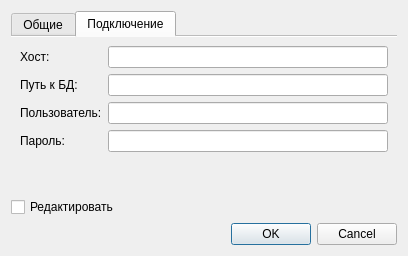
<?xml version="1.0" encoding="UTF-8"?>
<ui version="4.0">
 <class>ConnectDialog</class>
 <widget class="QDialog" name="ConnectDialog">
  <property name="geometry">
   <rect>
    <x>0</x>
    <y>0</y>
    <width>408</width>
    <height>256</height>
   </rect>
  </property>
  <property name="windowTitle">
   <string>Параметры подключения</string>
  </property>
  <property name="windowIcon">
   <iconset>
    <normaloff>:/res/Icons/tools.png</normaloff>:/res/Icons/tools.png</iconset>
  </property>
  <layout class="QGridLayout" name="gridLayout">
   <item row="2" column="0">
    <widget class="QDialogButtonBox" name="buttonBox">
     <property name="orientation">
      <enum>Qt::Horizontal</enum>
     </property>
     <property name="standardButtons">
      <set>QDialogButtonBox::Cancel|QDialogButtonBox::Ok</set>
     </property>
    </widget>
   </item>
   <item row="0" column="0">
    <widget class="QTabWidget" name="tabWidget">
     <property name="currentIndex">
      <number>1</number>
     </property>
     <property name="documentMode">
      <bool>true</bool>
     </property>
     <widget class="QWidget" name="tab_4">
      <attribute name="title">
       <string>Общие</string>
      </attribute>
      <layout class="QGridLayout" name="gridLayout_3">
       <item row="0" column="0">
        <widget class="QLabel" name="label_5">
         <property name="text">
          <string>Запуск VNC клиента:</string>
         </property>
        </widget>
       </item>
       <item row="1" column="0">
        <layout class="QHBoxLayout" name="horizontalLayout">
         <item>
          <widget class="QLineEdit" name="lineEditVnc"/>
         </item>
         <item>
          <widget class="QToolButton" name="toolButton">
           <property name="text">
            <string>...</string>
           </property>
          </widget>
         </item>
        </layout>
       </item>
       <item row="2" column="0">
        <spacer name="verticalSpacer">
         <property name="orientation">
          <enum>Qt::Vertical</enum>
         </property>
         <property name="sizeHint" stdset="0">
          <size>
           <width>20</width>
           <height>40</height>
          </size>
         </property>
        </spacer>
       </item>
      </layout>
     </widget>
     <widget class="QWidget" name="tabConnect">
      <attribute name="title">
       <string>Подключение</string>
      </attribute>
      <layout class="QGridLayout" name="gridLayout_2">
       <item row="0" column="0">
        <layout class="QFormLayout" name="formLayout">
         <item row="0" column="0">
          <widget class="QLabel" name="label">
           <property name="text">
            <string>Хост:</string>
           </property>
          </widget>
         </item>
         <item row="0" column="1">
          <widget class="QLineEdit" name="lineEditHost"/>
         </item>
         <item row="1" column="0">
          <widget class="QLabel" name="label_2">
           <property name="text">
            <string>Путь к БД:</string>
           </property>
          </widget>
         </item>
         <item row="1" column="1">
          <widget class="QLineEdit" name="lineEditDbPath"/>
         </item>
         <item row="2" column="0">
          <widget class="QLabel" name="label_3">
           <property name="text">
            <string>Пользователь:</string>
           </property>
          </widget>
         </item>
         <item row="2" column="1">
          <widget class="QLineEdit" name="lineEditUser"/>
         </item>
         <item row="3" column="0">
          <widget class="QLabel" name="label_4">
           <property name="text">
            <string>Пароль:</string>
           </property>
          </widget>
         </item>
         <item row="3" column="1">
          <widget class="QLineEdit" name="lineEditPass">
           <property name="clearButtonEnabled">
            <bool>false</bool>
           </property>
          </widget>
         </item>
        </layout>
       </item>
      </layout>
     </widget>
    </widget>
   </item>
   <item row="1" column="0">
    <widget class="QCheckBox" name="checkBoxEdit">
     <property name="text">
      <string>Редактировать</string>
     </property>
    </widget>
   </item>
  </layout>
 </widget>
 <resources/>
 <connections>
  <connection>
   <sender>buttonBox</sender>
   <signal>accepted()</signal>
   <receiver>ConnectDialog</receiver>
   <slot>accept()</slot>
   <hints>
    <hint type="sourcelabel">
     <x>248</x>
     <y>254</y>
    </hint>
    <hint type="destinationlabel">
     <x>157</x>
     <y>274</y>
    </hint>
   </hints>
  </connection>
  <connection>
   <sender>buttonBox</sender>
   <signal>rejected()</signal>
   <receiver>ConnectDialog</receiver>
   <slot>reject()</slot>
   <hints>
    <hint type="sourcelabel">
     <x>316</x>
     <y>260</y>
    </hint>
    <hint type="destinationlabel">
     <x>286</x>
     <y>274</y>
    </hint>
   </hints>
  </connection>
 </connections>
</ui>
